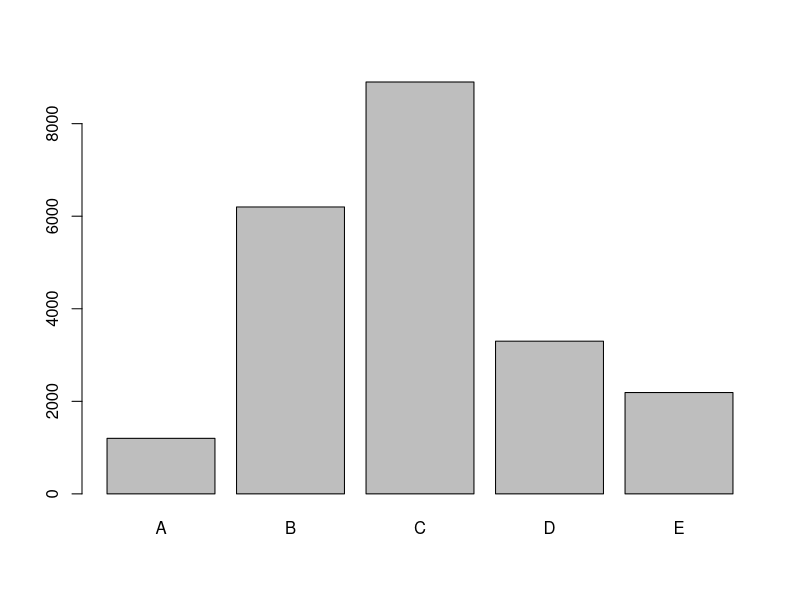
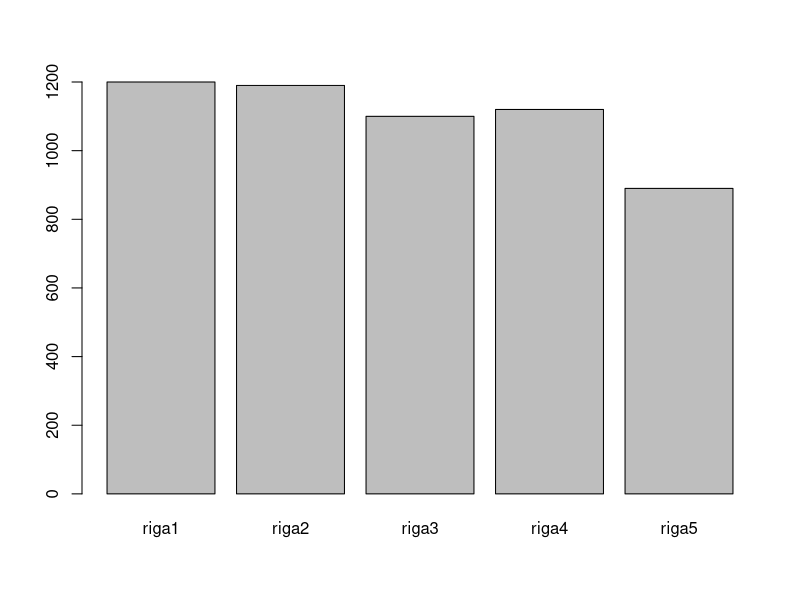
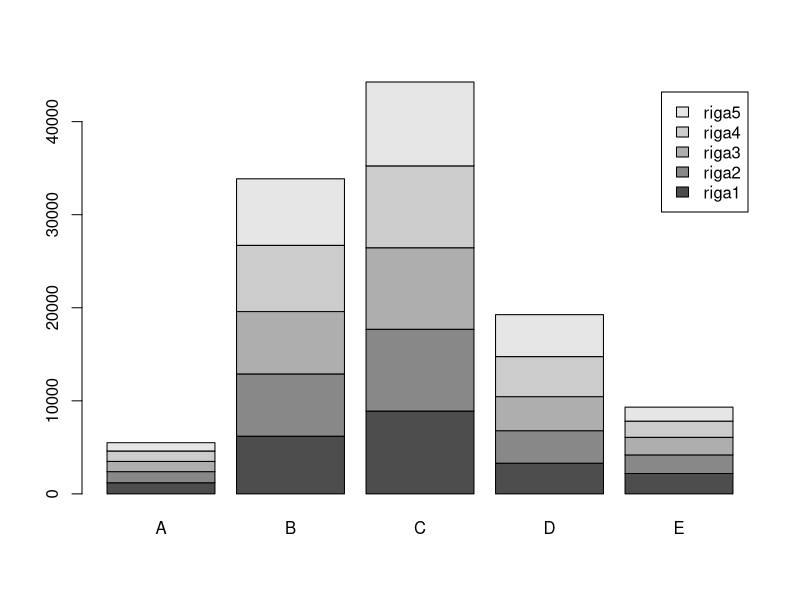
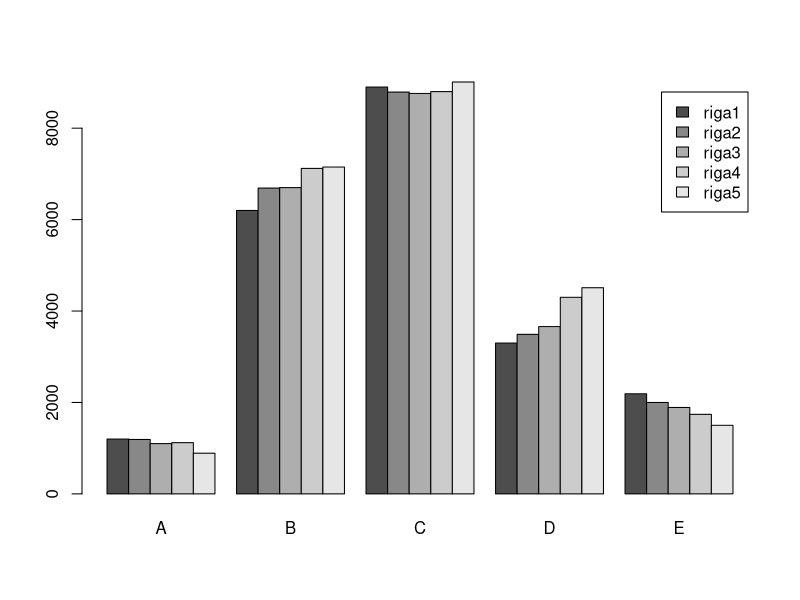
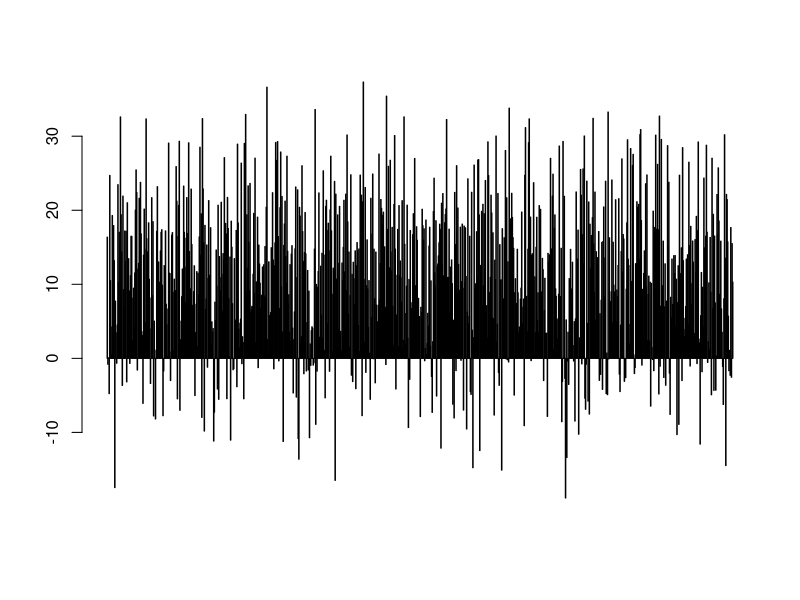
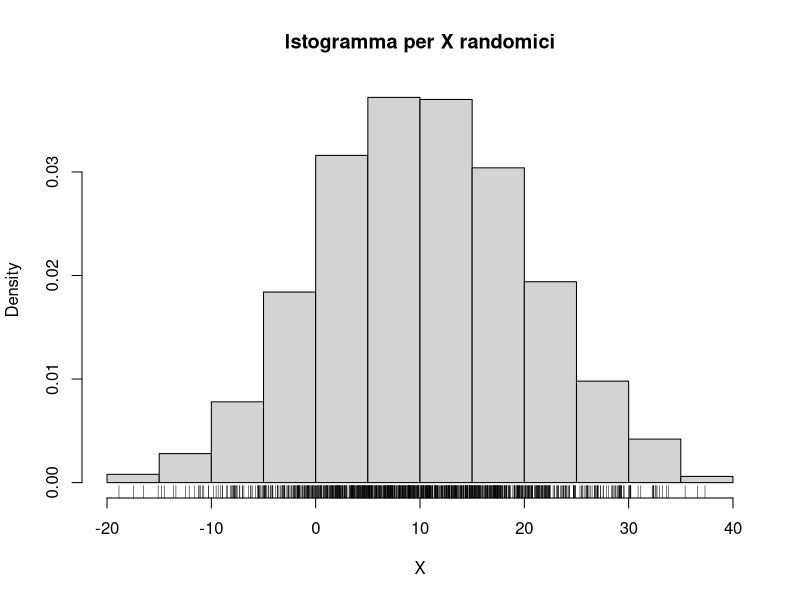
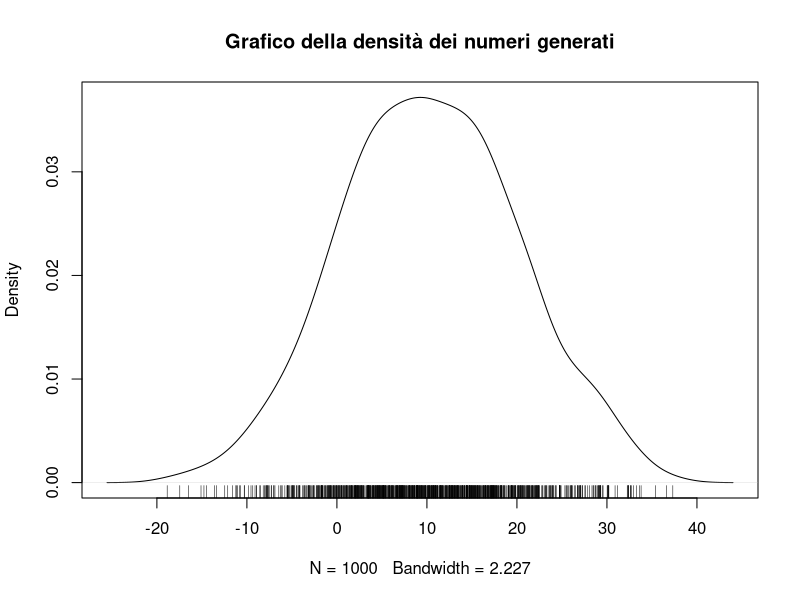
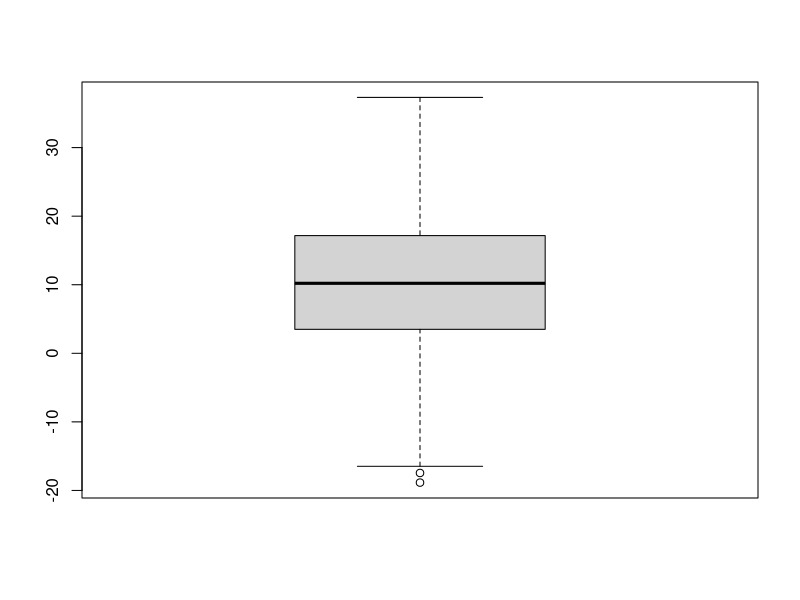

Write the R code that produced these figures, in order.
## ---- chunk 1
M = matrix(c(
   c(1200, 1190, 1100, 1120, 890),
   c(6200, 6690, 6700, 7120, 7150),
   c(8900, 8790, 8760, 8800, 9010),
   c(3300, 3490, 3660, 4300, 4510),
   c(2190, 2000, 1890, 1740, 1500)), ncol = 5
) 
row.names(M) = c("riga1", "riga2", "riga3", "riga4", "riga5")
colnames(M) = LETTERS[1:5]
M
barplot(M[1,])
barplot(M[,1])
barplot(M, legend = TRUE)
# visualizza gli elementi delle righe uno accanto all'altro
barplot(M, legend = TRUE, beside = TRUE)

## ---- chunk 2
# genera 1000 numeri casuali la cui media = m (0 di DEFAULT)
X = rnorm(1000, mean = 10, sd = 10)
barplot(X)
hist(X, probability = TRUE, main = "Istogramma per X randomici")
# mostra la distribuzione dei numeri generati
rug(X)
## ---- chunk 3
d = density(X)
plot(d, main="Grafico della densità dei numeri generati")
rug(X)
## ---- chunk 4
boxplot(X, range = 1.5)
## ---- chunk 5
Y = rnorm(1000)
plot(X, Y)
